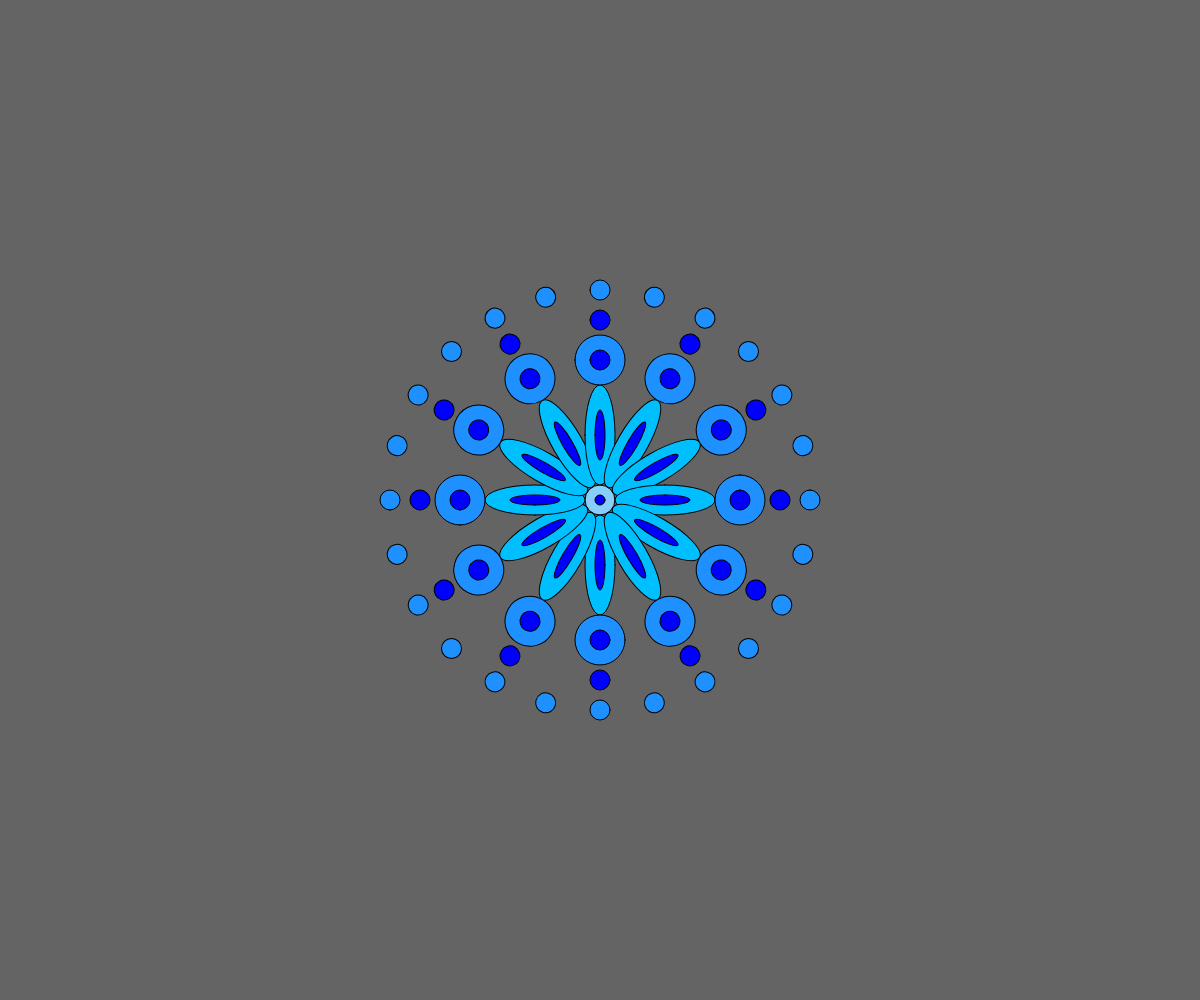
Frame 1 (no input)
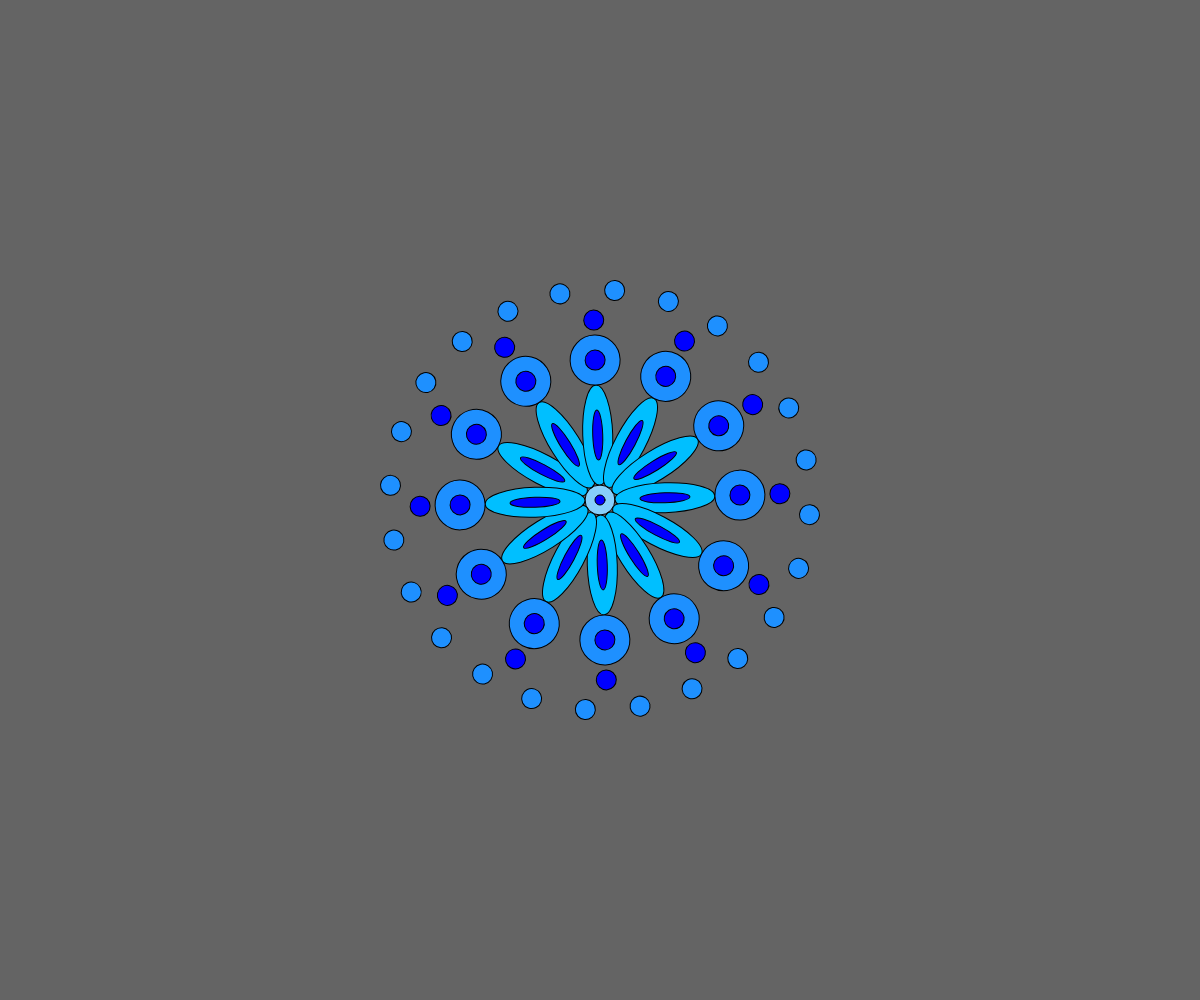
Frame 60 (no input)
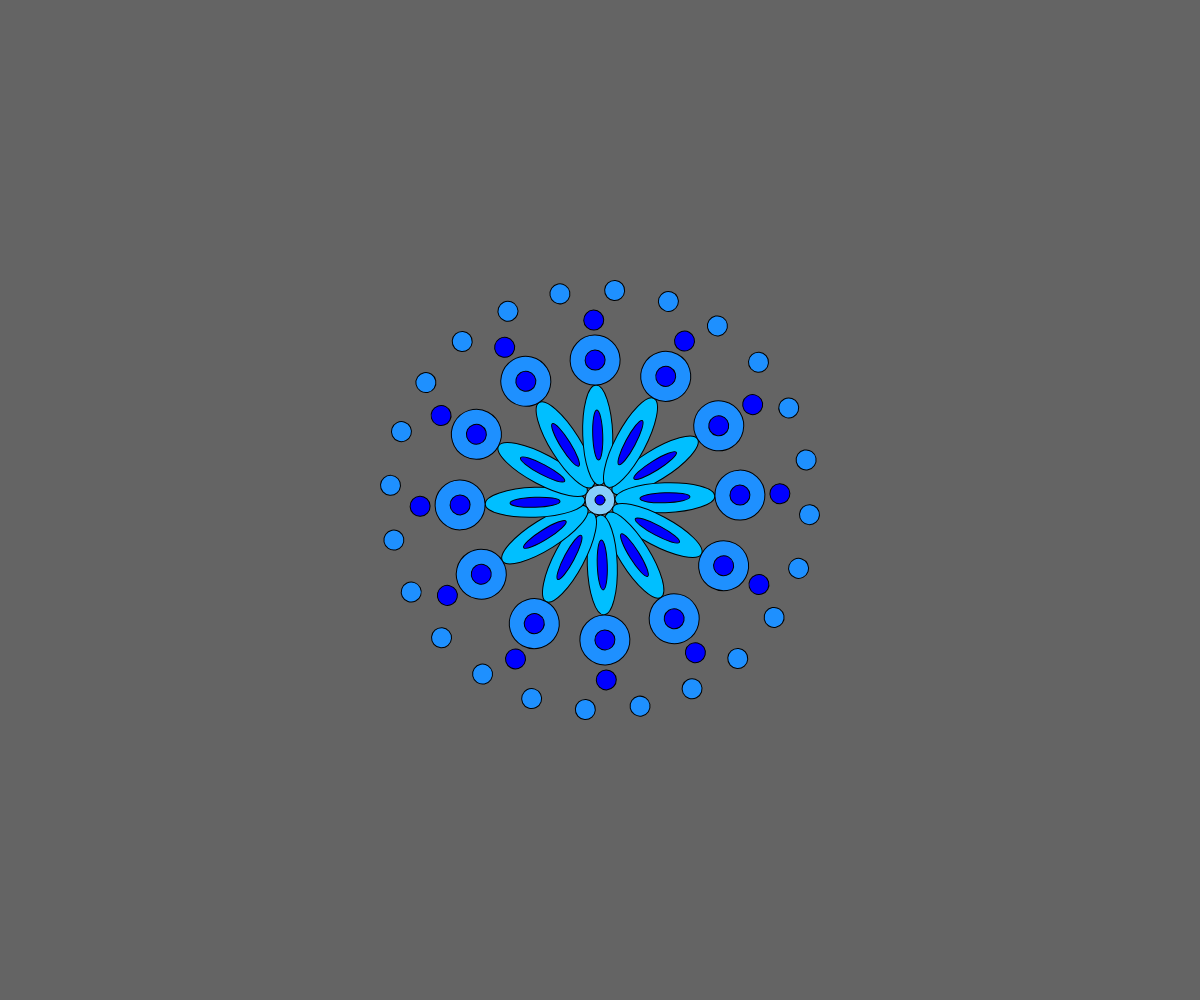
Frame 120 (the mouse pressed at the canvas centre since frame 60)

The p5.js sketch that drew these frames (run headless with seeded random() and noise() and a simulated clock; from frame 60 on, the mouse is pressed at the canvas centre):

// p5.js sketch
// ── sketch.js
let angle = 0;

function setup() {
	createCanvas(windowWidth, windowHeight);
	background(100);
}

function draw() {
	translate(width / 2, height / 2);
	background(100);
	fill("#87CEFA");
	ellipse(0, 0, 30);
	fill("#0000FF");
	ellipse(0, 0, 10);
	push();
	rotate(radians(angle));
	
	for (let i = 0; i < 12; i++) {
		
		fill("#00BFFF");
		ellipse(0, 65, 30, 100);
		fill("#0000FF");
		ellipse(0, 65, 10, 50);
		fill("#1E90FF");
		ellipse(0, 140, 50);
		fill("#0000FF");
		ellipse(0, 140, 20);
		ellipse(0, 180, 20);
		rotate(radians(30));
	}
	pop();
	push();
	rotate(radians(-2*angle));
	for (let i = 0; i < 24; i++) {
		fill("#1E90FF");
		ellipse(0, 210, 20);
		rotate(radians(15));
	}
	pop();
angle = angle + 2;
}
